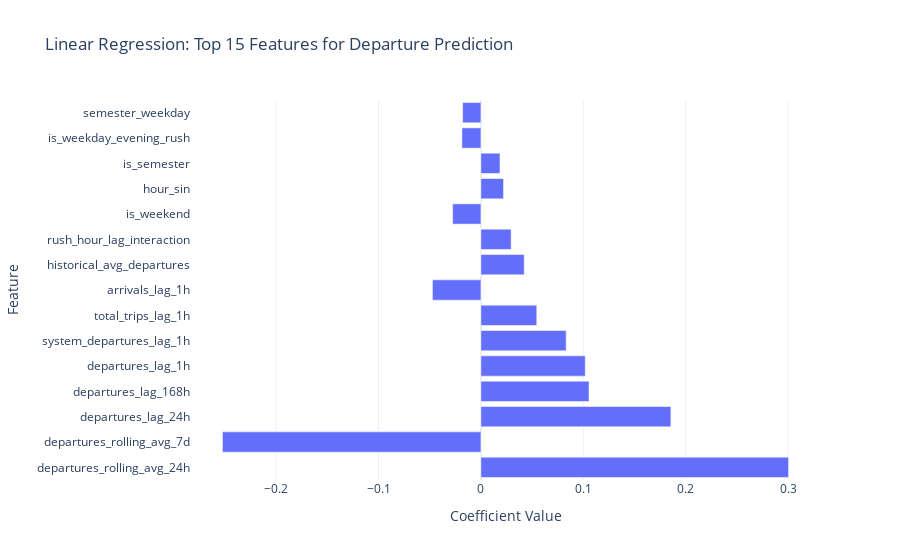

Notebook source saved alongside this figure:
### Code cell
# Feature importance
feature_importance = pd.DataFrame({
	'feature': feature_cols,
	'coefficient': lr_model.coef_
}).sort_values('coefficient', key=abs, ascending=False)

print("\nTop 15 Most Important Features (Departure Prediction):")
print(feature_importance.head(15))

fig = px.bar(
	feature_importance.head(15),
	x='coefficient',
	y='feature',
	orientation='h',
	title='Linear Regression: Top 15 Features for Departure Prediction',
	labels={'coefficient': 'Coefficient Value', 'feature': 'Feature'},
	template='plotly_white'
)
fig.show()

### Figure 1 — Plotly figure (JSON) as saved in the notebook; plotly's stock layout.template omitted (floating-point values rounded to 4 significant figures)
{"data": [{"hovertemplate": "Coefficient Value=%{x}<br>Feature=%{y}<extra></extra>", "legendgroup": "", "marker": {"color": "#636efa", "pattern": {"shape": ""}}, "name": "", "orientation": "h", "showlegend": false, "textposition": "auto", "type": "bar", "x": [0.3004, -0.2524, 0.1855, 0.1055, 0.1019, 0.08324, 0.05452, -0.04734, 0.04227, 0.0295, -0.02763, 0.02207, 0.0186, -0.01856, -0.01787], "xaxis": "x", "y": ["departures_rolling_avg_24h", "departures_rolling_avg_7d", "departures_lag_24h", "departures_lag_168h", "departures_lag_1h", "system_departures_lag_1h", "total_trips_lag_1h", "arrivals_lag_1h", "historical_avg_departures", "rush_hour_lag_interaction", "is_weekend", "hour_sin", "is_semester", "is_weekday_evening_rush", "semester_weekday"], "yaxis": "y"}], "layout": {"barmode": "relative", "legend": {"tracegroupgap": 0}, "title": {"text": "Linear Regression: Top 15 Features for Departure Prediction"}, "xaxis": {"anchor": "y", "domain": [0, 1], "title": {"text": "Coefficient Value"}}, "yaxis": {"anchor": "x", "domain": [0, 1], "title": {"text": "Feature"}}}}
